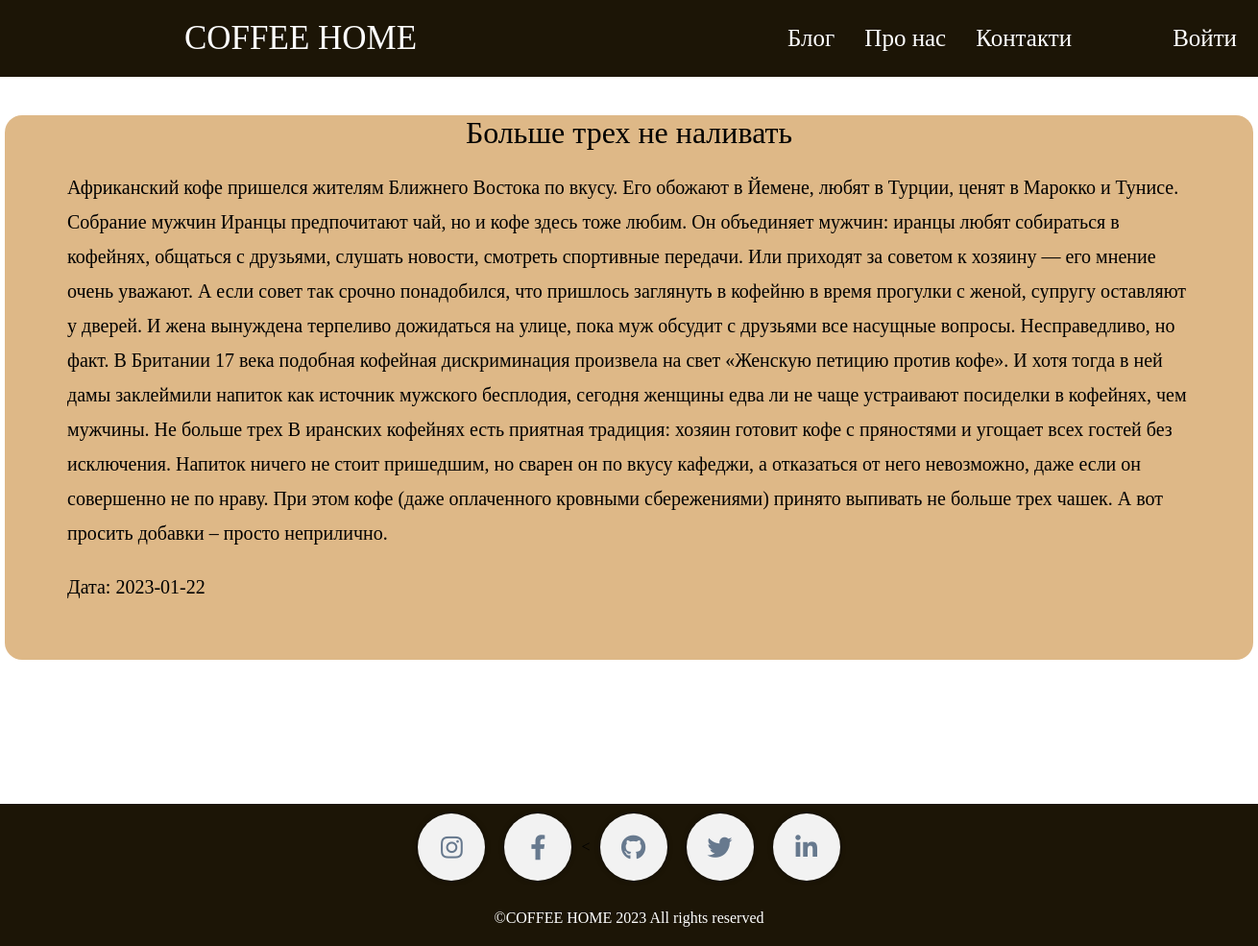
The page /blog/Больше-трех-не-наливать on the database its author committed.
### models.py (models this page shows, shortened)
class Posts(db.Model):
    id = db.Column(db.Integer, primary_key=True)
    title = db.Column(db.String(150), nullable=True)
    slug = db.Column(db.String(150), unique=True)
    text = db.Column(db.Text)
    date = db.Column(db.DateTime, default=datetime.now())

### posts/posts.py (the view)
@posts.route('/<slug>')
def post_detail(slug):
    post = Posts.query.filter(Posts.slug == slug).first_or_404()
    return render_template('posts/post_detail.html', post=post)

### posts/templates/posts/post_detail.html (shortened to what this page needs)
{% extends 'posts/base_posts.html' %}
{% block content %} {{ super() }} {% endblock %}
{% block main %}
<main>
    <div class="post-detail">
        <h1>{{ post.title }}</h1>
        <p>{{ post.text }}</p>
        <p>Дата: {{ post.date.date() }}</p>
        <div class="btn-change-or-delete">
        </div>
    </div>
</main>
{% endblock %}

### posts/static/css/style.css (style rules this page uses)
html { box-sizing: border-box; font-size: 16px; }
*, *:before, *:after { box-sizing: inherit; }
body, h1, h2, h3, h4, h5, h6, p, ol, ul { margin: 0; padding: 0; font-weight: normal; }
body { max-width: 1920px; width: 100%; margin: auto; }
main { margin-top: 80px; margin-bottom: 150px; }
.post-detail { margin: 120px auto 30px; width: 1300px; border-radius: 18px; background-color:burlywood; }
.post-detail h1 { text-align: center; }
.post-detail p { width: 90%; margin: 20px auto; font-size: 20px; line-height: 1.8; }
.btn-change-or-delete { margin-left: 20px; height: 38px; }

### rows shown on the page
Posts: title "Больше трех не наливать", text "Африканский кофе пришелся жителям Ближнего Востока по вкусу. Его обожают в Йемене, любят в Турции, ценят в Марокко и Тунисе. Собрание мужчин Иранцы предпочитают чай, но и кофе здесь тоже любим. Он объединяет мужчин: иранцы любят собираться в кофейнях, общаться с друзьями, слушать новости, смотреть спортивные передачи. Или приходят за советом к хозяину — его мнение очень уважают. А если совет так срочно понадобился, что пришлось заглянуть в кофейню в время прогулки с женой, супругу оставляют у дверей. И жена вынуждена терпеливо дожидаться на улице, пока муж обсудит с друзьями все насущные вопросы. Несправедливо, но факт. В Британии 17 века подобная кофейная дискриминация произвела на свет…", date "2023-01-22"
